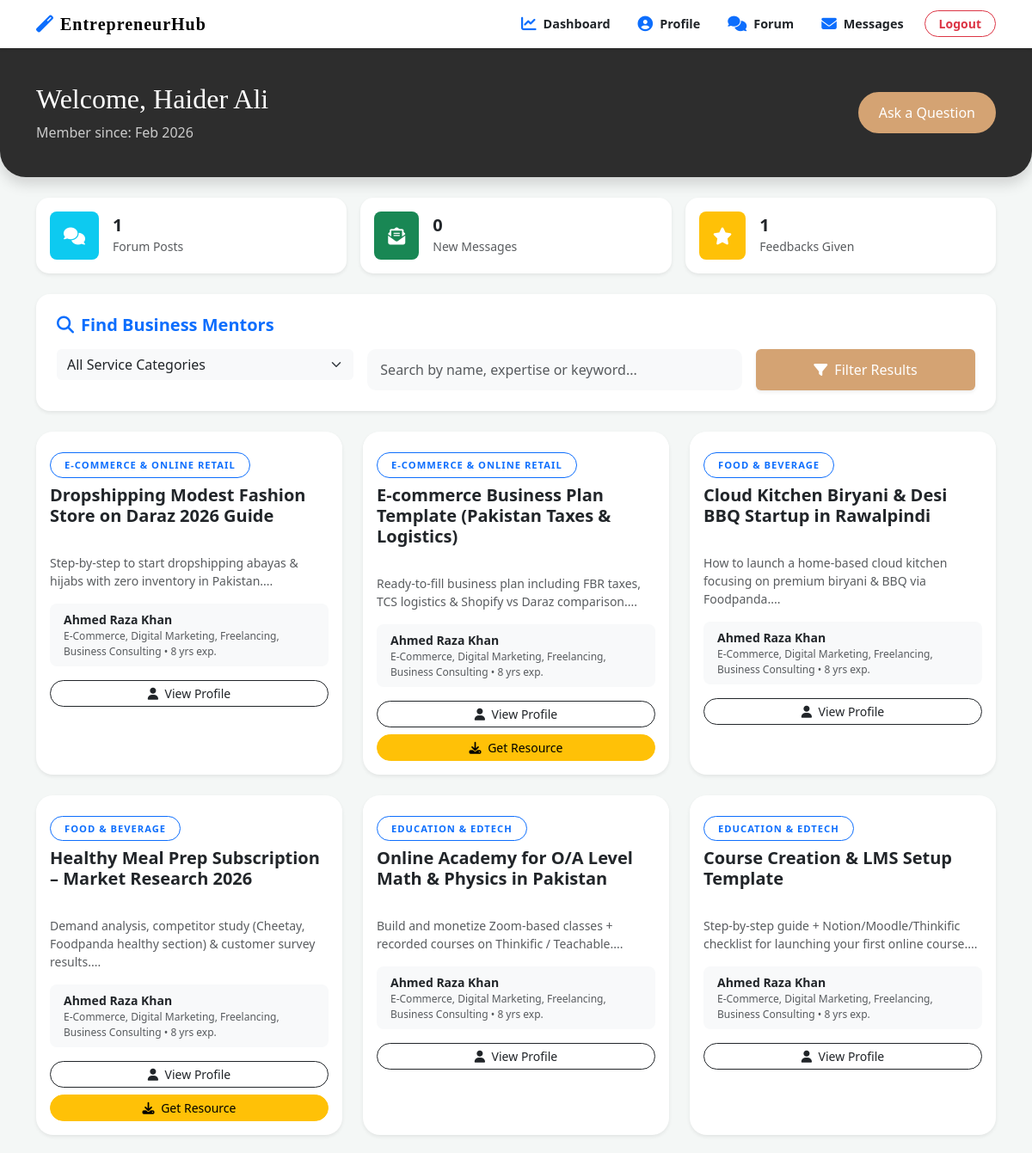
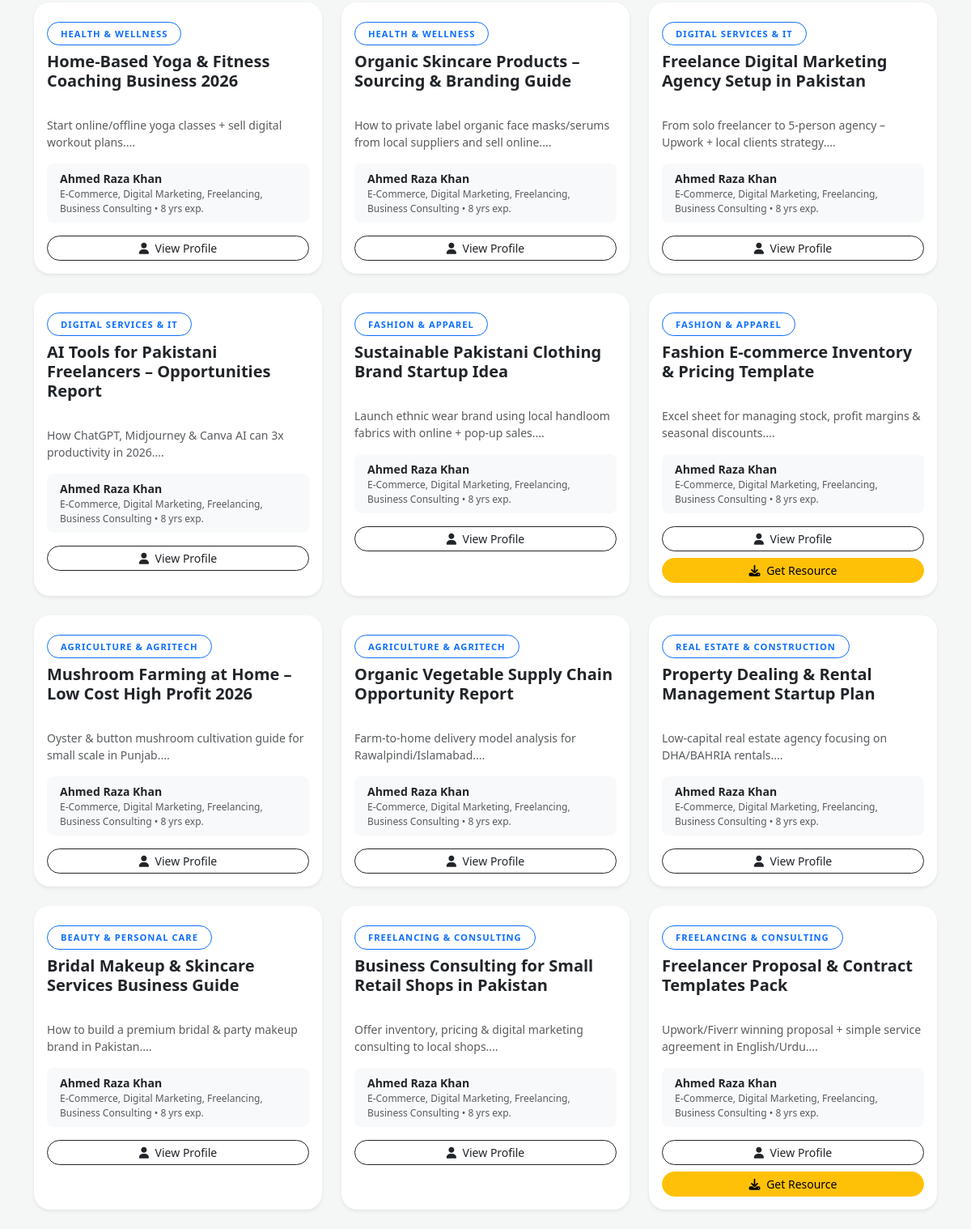
The app's page /dashboard.php (signed in) with its own data (2 pictures, top to bottom).
### tables this page shows
CREATE TABLE `business_resources` (
  `resource_id` int(11) NOT NULL,
  `agent_id` int(11) NOT NULL,
  `category_id` int(11) NOT NULL,
  `title` varchar(200) NOT NULL,
  `summary` text DEFAULT NULL,
  `content` text DEFAULT NULL,
  `type` enum('business_idea','template','framework','market_research','startup_plan','funding_guide','legal_document','opportunity','case_study','tutorial','event') NOT NULL,
  `description` text DEFAULT NULL,
  `file_path` varchar(255) DEFAULT NULL,
  `created_at` timestamp NOT NULL DEFAULT current_timestamp()
);

CREATE TABLE `service_categories` (
  `id` int(11) NOT NULL,
  `name` varchar(100) NOT NULL,
  `description` text DEFAULT NULL,
  `created_at` timestamp NOT NULL DEFAULT current_timestamp()
);

CREATE TABLE `users` (
  `id` int(11) NOT NULL,
  `full_name` varchar(100) NOT NULL,
  `username` varchar(50) NOT NULL,
  `email` varchar(100) NOT NULL,
  `password` varchar(255) NOT NULL,
  `dob` date DEFAULT NULL,
  `cnic` varchar(15) DEFAULT NULL,
  `contact_number` varchar(20) DEFAULT NULL,
  `address` text DEFAULT NULL,
  `is_active` tinyint(1) DEFAULT 1,
  `created_at` timestamp NOT NULL DEFAULT current_timestamp(),
  `updated_at` timestamp NOT NULL DEFAULT current_timestamp() ON UPDATE current_timestamp(),
  `role` enum('user','agent') NOT NULL DEFAULT 'user',
  `expertise_area` varchar(255) DEFAULT NULL,
  `experience_years` int(11) DEFAULT NULL,
  `bio` text DEFAULT NULL,
  `website` varchar(255) DEFAULT NULL,
  `linkedin` varchar(255) DEFAULT NULL
);

### dashboard.php (the view, shortened to what this page needs)
<?php
include('config.php');
$user_id = $_SESSION['id'];
$full_name = $_SESSION['full_name'] ?? 'User';
$forum_count = mysqli_fetch_assoc(mysqli_query($conn, "SELECT COUNT(*) as total FROM forum_posts WHERE user_id = $user_id"))['total'];
$unread_msg = mysqli_fetch_assoc(mysqli_query($conn, "SELECT COUNT(*) as total FROM private_messages WHERE receiver_id = $user_id AND is_read = 0"))['total'];
$feedback_given = mysqli_fetch_assoc(mysqli_query($conn, "SELECT COUNT(*) as total FROM feedback WHERE from_user_id = $user_id"))['total'];
$search_category = $_GET['category'] ?? '';
$search_agent = mysqli_real_escape_string($conn, $_GET['agent'] ?? '');
?>
<!DOCTYPE html>
<html lang="en">
<head>
    <link href="https://cdn.jsdelivr.net/npm/bootstrap@5.3.0/dist/css/bootstrap.min.css" rel="stylesheet">
    <link rel="stylesheet" href="https://cdnjs.cloudflare.com/ajax/libs/font-awesome/6.4.0/css/all.min.css">
<link rel="stylesheet" href="./CSS/style.css">
</head>
<body>
<?php include('navbar.php'); ?>
<header class="dashboard-header mb-4 shadow">
    <div class="container">
        <div class="row align-items-center">
            <div class="col-md-8">
                <h2>Welcome, <?= htmlspecialchars($full_name) ?></h2>
                <p class="opacity-75 mb-0">Member since: <?= date('M Y') ?></p>
            </div>
            <div class="col-md-4 text-md-end">
                <a href="forum.php" class="btn btn-primary rounded-pill px-4">Ask a Question</a>
            </div>
        </div>
    </div>
</header>
<div class="container mt-4 mb-4">
    <div class="row g-3 mb-4">
        <div class="col-md-4">
            <div class="card stat-card p-3 shadow-sm">
                <div class="d-flex align-items-center">
                    <div class="flex-shrink-0 bg-info p-3 rounded-3 text-white">
                        <i class="fas fa-comments fa-lg"></i>
                    </div>
                    <div class="flex-grow-1 ms-3">
                        <h5 class="mb-0 fw-bold"><?= $forum_count ?></h5>
                        <small class="text-muted">Forum Posts</small>
                    </div>
                </div>
            </div>
        </div>
        <div class="col-md-4">
            <div class="card stat-card p-3 shadow-sm">
                <div class="d-flex align-items-center">
                    <div class="flex-shrink-0 bg-success p-3 rounded-3 text-white">
                        <i class="fas fa-envelope-open-text fa-lg"></i>
                    </div>
                    <div class="flex-grow-1 ms-3">
                        <h5 class="mb-0 fw-bold"><?= $unread_msg ?></h5>
                        <small class="text-muted">New Messages</small>
                    </div>
                </div>
            </div>
        </div>
        <div class="col-md-4">
            <div class="card stat-card p-3 shadow-sm">
                <div class="d-flex align-items-center">
                    <div class="flex-shrink-0 bg-warning p-3 rounded-3 text-white">
                        <i class="fas fa-star fa-lg"></i>
                    </div>
                    <div class="flex-grow-1 ms-3">
                        <h5 class="mb-0 fw-bold"><?= $feedback_given ?></h5>
                        <small class="text-muted">Feedbacks Given</small>
                    </div>
                </div>
            </div>
        </div>
    </div>
    <div class="card shadow-sm border-0 rounded-4 mb-4 p-4">
        <h5 class="fw-bold mb-3 text-primary"><i class="fas fa-search me-2"></i>Find Business Mentors</h5>
        <form method="GET" class="row g-3">
            <div class="col-md-4">
                <select name="category" class="form-select border-0 bg-light">
                    <option value="">All Service Categories</option>
                </select>
            </div>
            <div class="col-md-5">
                <input type="text" name="agent" class="form-control border-0 bg-light" placeholder="Search by name, expertise or keyword..." value="<?= htmlspecialchars($search_agent) ?>">
            </div>
            <div class="col-md-3">
                <button type="submit" class="btn btn-primary w-100 shadow-sm"><i class="fas fa-filter me-2"></i>Filter Results</button>
            </div>
        </form>
    </div>
    <?php
    $agent_condition = $search_agent ? " AND (u.full_name LIKE '%$search_agent%' OR u.expertise_area LIKE '%$search_agent%' OR br.title LIKE '%$search_agent%')" : '';
    $category_condition = $search_category ? " AND br.category_id = $search_category" : '';
    $resources_query = "
        SELECT br.*, u.full_name AS agent_name, u.expertise_area, u.experience_years, sc.name AS category_name
        FROM business_resources br
        JOIN users u ON br.agent_id = u.id
        JOIN service_categories sc ON br.category_id = sc.id
        WHERE u.role = 'agent' $agent_condition $category_condition
        ORDER BY br.created_at DESC
    ";
    $resources = mysqli_query($conn, $resources_query);
    if(mysqli_num_rows($resources) > 0):
    ?>
        <div class="row g-4">
        <?php while($res = mysqli_fetch_assoc($resources)): ?>
            <div class="col-md-6 col-lg-4">
                <div class="card shadow-sm resource-card">
                    <div class="card-header bg-white border-0 pt-4">
                        <span class="badge bg-soft-primary text-primary border border-primary category-badge px-3 py-2 rounded-pill mb-2">
                            <?= htmlspecialchars($res['category_name']) ?>
                        </span>
                        <h5 class="fw-bold text-dark"><?= htmlspecialchars($res['title']) ?></h5>
                    </div>
                    <div class="card-body">
                        <p class="text-muted small mb-3"><?= htmlspecialchars(substr($res['summary'] ?: $res['description'], 0, 100)) ?>...</p>
                        <div class="d-flex align-items-center p-2 bg-light rounded-3 mb-3">
                            <div class="ms-2">
                                <p class="mb-0 small fw-bold text-dark"><?= htmlspecialchars($res['agent_name']) ?></p>
                                <p class="mb-0 x-small text-muted" style="font-size: 0.75rem;">
                                    <?= htmlspecialchars($res['expertise_area']) ?> • <?= $res['experience_years'] ?> yrs exp.
                                </p>
                            </div>
                        </div>
                        <div class="d-grid gap-2">
                            <a href="mentor_profile.php?agent_id=<?= $res['agent_id'] ?>" class="btn btn-outline-dark btn-sm rounded-pill">
                                <i class="fas fa-user me-1"></i> View Profile
                            </a>
                            <?php if($res['file_path']): ?>
                                <a href="agent/<?= $res['file_path'] ?>" class="btn btn-warning btn-sm rounded-pill" target="_blank">
                                    <i class="fas fa-download me-1"></i> Get Resource
                                </a>
                            <?php endif; ?>
                        </div>
                    </div>
                </div>
            </div>
        <?php endwhile; ?>
        </div>
    <?php endif; ?>
</div>
</body>
</html>

### CSS/style.css (style rules this page uses)
:root { --primary-color: #d4a373; --accent-color: #faedcd; --text-dark: #2d2d2d; --bg-light: #fefae0; --transition: all 0.3s ease; }
body { font-family: 'Inter', sans-serif; background-color: #fafafa; color: var(--text-dark); }
h1, h2, .navbar-brand { font-family: 'Playfair Display', serif; }
.form-control { border: 1px solid #e0e0e0; padding: 12px 15px; border-radius: 10px; transition: var(--transition); }
.btn-primary { background-color: var(--primary-color); border: none; padding: 12px 25px; }

### dashboard.php (style rules this page uses)
body { background-color: #f4f7f6; font-family: 'Segoe UI', sans-serif; }
.dashboard-header { background: #2d2d2d; color: white; padding: 40px 0; border-radius: 0 0 30px 30px; }
.stat-card { border: none; border-radius: 15px; transition: 0.3s; background: #fff; }
.resource-card { border: none; border-radius: 20px; transition: 0.3s; overflow: hidden; height: 100%; }
.category-badge { font-size: 0.7rem; text-transform: uppercase; letter-spacing: 1px; }

### records on screen
business_resources: category.name "E-COMMERCE & ONLINE RETAIL", title "Dropshipping Modest Fashion Store on Daraz 2026 Guide", summary "Step-by-step to start dropshipping abayas & hijabs with zero inventory in Pakistan.", agent.full_name "Ahmed Raza Khan", agent.expertise_area "E-Commerce, Digital Marketing, Freelancing, Business Consulting", agent.experience_years "8"
business_resources: category.name "E-COMMERCE & ONLINE RETAIL", title "E-commerce Business Plan Template (Pakistan Taxes & Logistics)", summary "Ready-to-fill business plan including FBR taxes, TCS logistics & Shopify vs Daraz comparison.", agent.full_name "Ahmed Raza Khan", agent.expertise_area "E-Commerce, Digital Marketing, Freelancing, Business Consulting", agent.experience_years "8"
business_resources: category.name "FOOD & BEVERAGE", title "Cloud Kitchen Biryani & Desi BBQ Startup in Rawalpindi", summary "How to launch a home-based cloud kitchen focusing on premium biryani & BBQ via Foodpanda.", agent.full_name "Ahmed Raza Khan", agent.expertise_area "E-Commerce, Digital Marketing, Freelancing, Business Consulting", agent.experience_years "8"
business_resources: category.name "FOOD & BEVERAGE", title "Healthy Meal Prep Subscription – Market Research 2026", summary "Demand analysis, competitor study (Cheetay, Foodpanda healthy section) & customer survey results.", agent.full_name "Ahmed Raza Khan", agent.expertise_area "E-Commerce, Digital Marketing, Freelancing, Business Consulting", agent.experience_years "8"
business_resources: category.name "EDUCATION & EDTECH", title "Online Academy for O/A Level Math & Physics in Pakistan", summary "Build and monetize Zoom-based classes + recorded courses on Thinkific / Teachable.", agent.full_name "Ahmed Raza Khan", agent.expertise_area "E-Commerce, Digital Marketing, Freelancing, Business Consulting", agent.experience_years "8"
business_resources: category.name "EDUCATION & EDTECH", title "Course Creation & LMS Setup Template", summary "Step-by-step guide + Notion/Moodle/Thinkific checklist for launching your first online course.", agent.full_name "Ahmed Raza Khan", agent.expertise_area "E-Commerce, Digital Marketing, Freelancing, Business Consulting", agent.experience_years "8"
business_resources: category.name "HEALTH & WELLNESS", title "Home-Based Yoga & Fitness Coaching Business 2026", summary "Start online/offline yoga classes + sell digital workout plans.", agent.full_name "Ahmed Raza Khan", agent.expertise_area "E-Commerce, Digital Marketing, Freelancing, Business Consulting", agent.experience_years "8"
business_resources: category.name "HEALTH & WELLNESS", title "Organic Skincare Products – Sourcing & Branding Guide", summary "How to private label organic face masks/serums from local suppliers and sell online.", agent.full_name "Ahmed Raza Khan", agent.expertise_area "E-Commerce, Digital Marketing, Freelancing, Business Consulting", agent.experience_years "8"
business_resources: category.name "DIGITAL SERVICES & IT", title "Freelance Digital Marketing Agency Setup in Pakistan", summary "From solo freelancer to 5-person agency – Upwork + local clients strategy.", agent.full_name "Ahmed Raza Khan", agent.expertise_area "E-Commerce, Digital Marketing, Freelancing, Business Consulting", agent.experience_years "8"
business_resources: category.name "DIGITAL SERVICES & IT", title "AI Tools for Pakistani Freelancers – Opportunities Report", summary "How ChatGPT, Midjourney & Canva AI can 3x productivity in 2026.", agent.full_name "Ahmed Raza Khan", agent.expertise_area "E-Commerce, Digital Marketing, Freelancing, Business Consulting", agent.experience_years "8"
business_resources: category.name "FASHION & APPAREL", title "Sustainable Pakistani Clothing Brand Startup Idea", summary "Launch ethnic wear brand using local handloom fabrics with online + pop-up sales.", agent.full_name "Ahmed Raza Khan", agent.expertise_area "E-Commerce, Digital Marketing, Freelancing, Business Consulting", agent.experience_years "8"
business_resources: category.name "FASHION & APPAREL", title "Fashion E-commerce Inventory & Pricing Template", summary "Excel sheet for managing stock, profit margins & seasonal discounts.", agent.full_name "Ahmed Raza Khan", agent.expertise_area "E-Commerce, Digital Marketing, Freelancing, Business Consulting", agent.experience_years "8"
business_resources: category.name "AGRICULTURE & AGRITECH", title "Mushroom Farming at Home – Low Cost High Profit 2026", summary "Oyster & button mushroom cultivation guide for small scale in Punjab.", agent.full_name "Ahmed Raza Khan", agent.expertise_area "E-Commerce, Digital Marketing, Freelancing, Business Consulting", agent.experience_years "8"
business_resources: category.name "AGRICULTURE & AGRITECH", title "Organic Vegetable Supply Chain Opportunity Report", summary "Farm-to-home delivery model analysis for Rawalpindi/Islamabad.", agent.full_name "Ahmed Raza Khan", agent.expertise_area "E-Commerce, Digital Marketing, Freelancing, Business Consulting", agent.experience_years "8"
business_resources: category.name "REAL ESTATE & CONSTRUCTION", title "Property Dealing & Rental Management Startup Plan", summary "Low-capital real estate agency focusing on DHA/BAHRIA rentals.", agent.full_name "Ahmed Raza Khan", agent.expertise_area "E-Commerce, Digital Marketing, Freelancing, Business Consulting", agent.experience_years "8"
business_resources: category.name "BEAUTY & PERSONAL CARE", title "Bridal Makeup & Skincare Services Business Guide", summary "How to build a premium bridal & party makeup brand in Pakistan.", agent.full_name "Ahmed Raza Khan", agent.expertise_area "E-Commerce, Digital Marketing, Freelancing, Business Consulting", agent.experience_years "8"
business_resources: category.name "FREELANCING & CONSULTING", title "Business Consulting for Small Retail Shops in Pakistan", summary "Offer inventory, pricing & digital marketing consulting to local shops.", agent.full_name "Ahmed Raza Khan", agent.expertise_area "E-Commerce, Digital Marketing, Freelancing, Business Consulting", agent.experience_years "8"
business_resources: category.name "FREELANCING & CONSULTING", title "Freelancer Proposal & Contract Templates Pack", summary "Upwork/Fiverr winning proposal + simple service agreement in English/Urdu.", agent.full_name "Ahmed Raza Khan", agent.expertise_area "E-Commerce, Digital Marketing, Freelancing, Business Consulting", agent.experience_years "8"

### other values on screen
$full_name "Haider Ali"
$forum_count "1"
$unread_msg "0"
$feedback_given "1"
